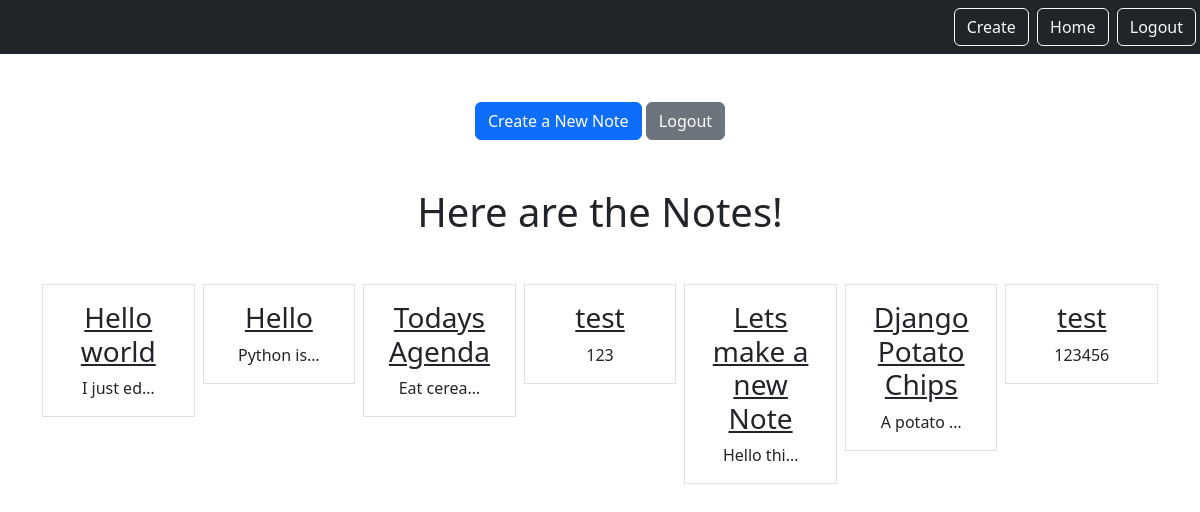
Page /smart/notes (signed in) on the earlier database version.
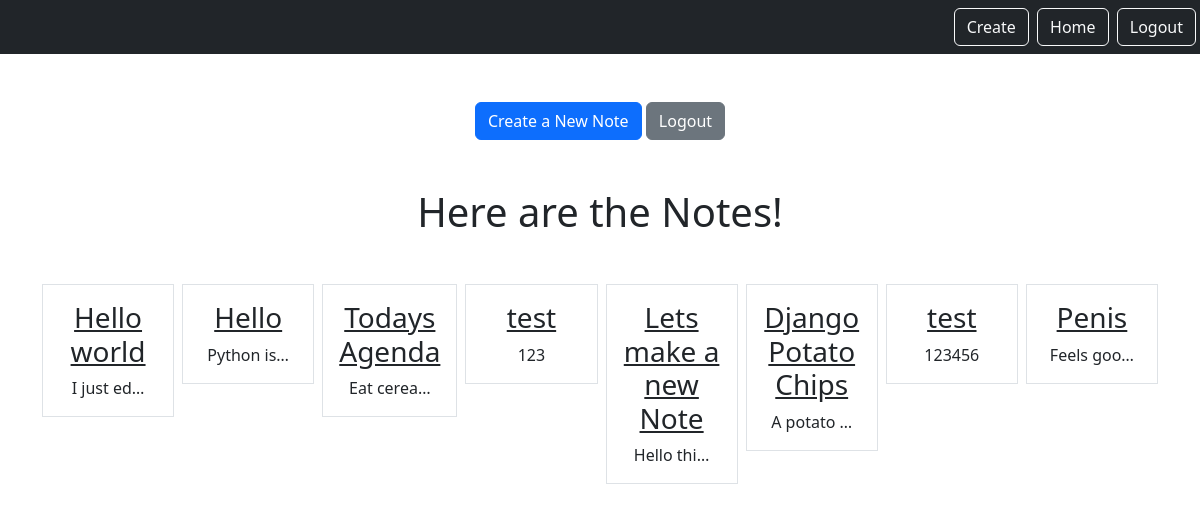
Same page on the later database version.
### notes/models.py (models this page shows)
class Notes(models.Model):
    title = models.CharField(max_length=200)
    text = models.TextField()
    created = models.DateTimeField(auto_now_add=True)
    user = models.ForeignKey(User, on_delete=models.CASCADE, related_name="notes")

### notes/views.py (the view)
# urls.py: path('notes', views.NoteListView.as_view(), name='notes.list'),
class NoteListView(LoginRequiredMixin, ListView):
    model = Notes
    context_object_name = "notes"
    template_name = "notes/notes_list.html"
    login_url = "login"
    def get_queryset(self):
        return self.request.user.notes.all()

### notes/templates/notes/notes_list.html (shortened to what this page needs)
{% extends "base.html" %}
{% block content %}
    <a href="{% url 'notes.new' %}" class="btn btn-primary">Create a New Note</a>
    <a href="{% url 'logout' %}" class="btn btn-secondary">Logout</a>
    <h1 class="my-5">Here are the Notes!</h1>
    <div class="row row-cols3 g-2">
        {% for note in notes %}
            <div class="col">
                <div class="p-3 border">
                    <a href="{% url 'notes.detail' pk=note.id %}" class="text-dark text-decoration-non">
                        <h3>{{ note.title }}</h3>
                    </a>
                    {{ note.text|truncatechars:10 }}
                </div>
            </div>
        {% endfor %}
    </div>
{% endblock %}

### static/templates/base.html (shortened to what this page needs)
{% load static %}
<!DOCTYPE html>
<html lang="en">
<head>
    <link href="https://cdn.jsdelivr.net/npm/bootstrap@5.3.0-alpha3/dist/css/bootstrap.min.css" rel="stylesheet"
>
</head>
<body>
<nav class="navbar navbar-dark bg-dark">
    <div class="ms-auto">
        {% if user.is_authenticated %}
            <a href="{% url 'notes.new' %}" class="btn btn-outline-light me-1">Create</a>
            <a href="{% url 'notes.list' %}" class="btn btn-outline-light me-1">Home</a>
            <a href="{% url 'logout' %}" class="btn btn-outline-light me-1">Logout</a>
        {% else %}
            <a href="{% url 'login' %}" class="btn btn-outline-light me-1">Login</a>
            <a href="{% url 'signup' %}" class="btn btn-primary me-1">Signup</a>
        {% endif %}
    </div>
</nav>
<div class="my-5 text-center container">
    {% block content %}
    {% endblock %}
</div>
</body>
</html>

Differences in the rows shown:
added Notes: title "Penis", text "Feels goo…"
